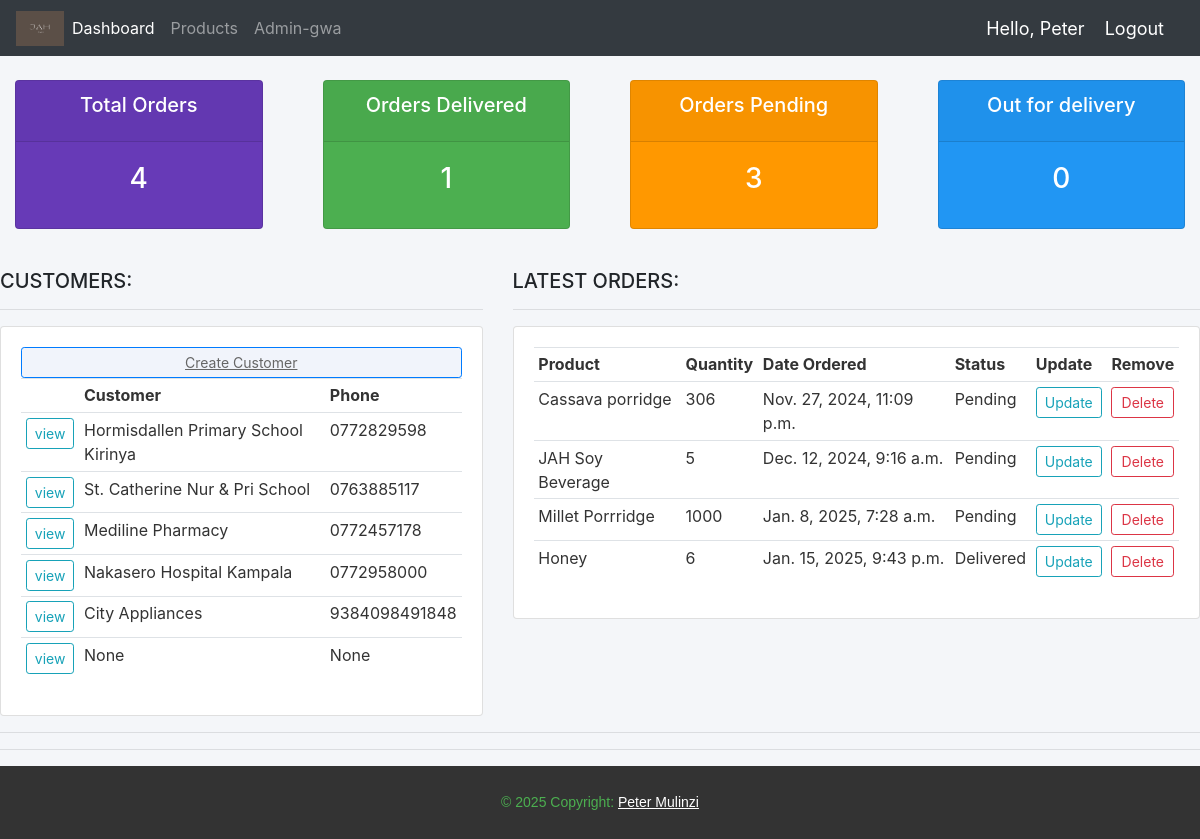
Before: / (signed in) with the older database file.
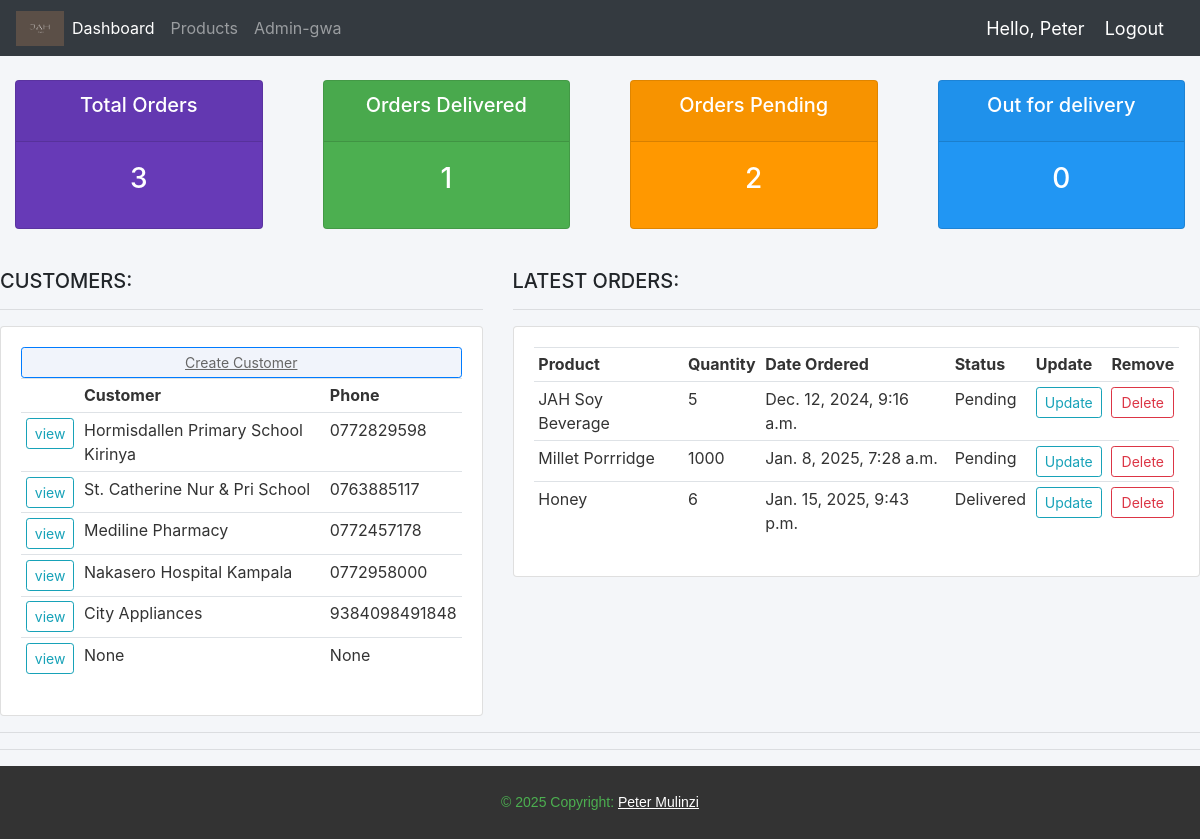
After: the same page with the newer database file.
### Jah_Accounts/models.py (models this page shows, shortened)
class Customer(models.Model):
    user = models.OneToOneField(User, null=True, blank=True, on_delete=models.CASCADE)
    name = models.CharField(max_length=200, null=True)
    phone = models.CharField(max_length=200, null=True, blank=True)
    email = models.CharField(max_length=200, null=True, blank=True)
    profile_picture = models.ImageField(null=True, default='avi.jpg', blank=True)
    date_created = models.DateTimeField(auto_now_add=True, null=True, blank=True)

class Order(models.Model):
    STATUS = (
        ('Pending', 'Pending'),
        ('Out for delivery', 'Out for delivery'),
        ('Delivered', 'Delivered'),
    )
    MEASUREMENT = (
        ('Kgs', 'Kgs'),
        ('Tins', 'Tins'),
    )
    Customer = models.ForeignKey(Customer, null=True, on_delete=models.SET_NULL)
    Product = models.ForeignKey(Product, null=True, on_delete=models.SET_NULL,)
    date_created = models.DateTimeField(auto_now_add=True, null=True)
    status = models.CharField(max_length=200, null=True, choices=STATUS)
    tags = models.ManyToManyField(Tag)
    Quantity = models.CharField(null=True, max_length=4)
    units = models.CharField(max_length=200, null=True, choices=MEASUREMENT,)
    note = models.CharField(max_length=200, null=True)

class Product(models.Model):
    CATEGORY = (
        ('Flour', 'Flour'),
        ('Honey', 'Honey'),
        ('Spice', 'Spice'),
    )
    name = models.CharField(max_length=200, null=True)
    price = models.FloatField(null=True)
    category = models.CharField(max_length=200, null=True, choices=CATEGORY)
    description = models.CharField(max_length=200, null = True, blank = True)
    date_created = models.DateTimeField(auto_now_add=True, null=True)
    def __str__(self):
        return self.name

### Jah_Accounts/decorators.py (the view)
    def wrapper_function(request, *args, **kwargs):
        group = None
        if request.user.groups.exists():
            group = request.user.groups.all()[0].name
        if group == 'customer':
            return redirect('user-page')
        if group == 'admin':
            return view_func(request, *args, **kwargs)

### Jah_Accounts/views.py (called while the page is built)
@login_required(login_url='login')
@admin_only
def dashboard(request):
    orders = Order.objects.all()
    customers = Customer.objects.all()
    total_orders = orders.count()
    pending = Order.objects.filter(status = 'Pending').count()
    delivered = Order.objects.filter(status = 'Delivered').count()
    Out_for_Delivery =  Order.objects.filter(status = 'Out for delivery').count()
    context = {'orders': orders, 'customers': customers, 'total_orders': total_orders, 'pending': pending, 'delivered': delivered, 'Out_for_Delivery': Out_for_Delivery}
    return render(request, 'Jah_Accounts/Dashboard.html', context)

### Jah_Accounts/templates/Jah_Accounts/Dashboard.html
{% extends "Jah_Accounts/main.html" %}
{% block content %}
{% include "Jah_Accounts/status.html" %}
<br>
<div class="row">
    <div class="col-md-5">
        <h5>CUSTOMERS:</h5>
        <hr>
        <div class="card card-body" style="background-color: #ffffff; color: #333333;">
            <a class="btn btn-primary btn-sm btn-block" href="{% url "createCustomer" %}" style="background-color: #f1f4fb; color: #666666; text-decoration: underline;">Create Customer</a>
            <table class="table table-sm"">
                <tr>
                    <th></th>
                    <th>Customer</th>
                    <th>Phone</th>
                </tr>
                {% for customers in customers %}
                  <tr>
                    <td><a class="btn btn-sm btn-outline-info" href="{% url 'customers' customers.id %}">view</a></td>
                    <td>{{ customers.name }}</td>
                    <td>{{ customers.phone }}</td>
                  </tr>
                {% endfor %}
            </table>
        </div>
    </div>
    <div class="col-md-7">
        <h5>LATEST ORDERS:</h5>
        <hr>
        <div class="card card-body" style="background-color: #ffffff; color: #333333;">
            <table class="table table-sm">
                <tr>
                    <th>Product</th>
                    <th>Quantity</th>
                    <th>Date Ordered</th>
                    <th>Status</th>
                    <th>Update</th>
                    <th>Remove</th>
                </tr>
                {% for y in orders  %}
                    <tr>
                        <td>{{ y.Product }}</td>
                        <td>{{ y.Quantity }}</td>
                        <td>{{ y.date_created }}</td>
                        <td>{{ y.status }}</td>
                        <td><a class="btn btn-outline-info btn-sm " href="{% url 'updateOrder' y.id %}">Update</a></td>
                        <td><a class="btn btn-outline-danger btn-sm btn-block" href="{% url 'deleteOrder' y.id %}">Delete</a></td>
                    </tr>
                {% endfor %}
            </table>
        </div>
    </div>
</div>
<hr>
{% endblock %}

Changed rows visible on the page:
removed Order: Product "Cassava porridge", Quantity "306", date_created "Nov. 27, 2024, 11:09 p.m.", status "Pending"
Other visible differences:
{{ total_orders|default:"0" }}: "4" → "3"
{{ pending|default:"0" }}: "3" → "2"
